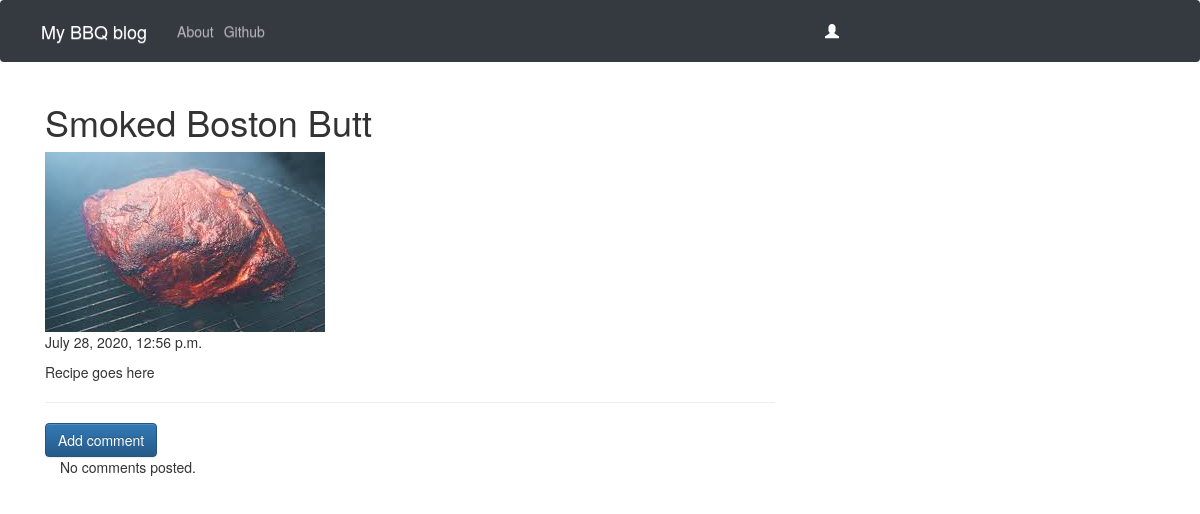
Page /post/25/ on the committed database.
### blog/models.py (models this page shows, shortened)
class Post(models.Model):
    author = models.ForeignKey('auth.User',on_delete=models.PROTECT)
    title = models.CharField(max_length = 200)
    text = models.TextField()
    photo = models.ImageField(upload_to='images/')
    create_date = models.DateTimeField(default = timezone.now)
    published_date = models.DateTimeField(blank=True,null=True)
    @property
    def photo_url(self):
        if self.photo and hasattr(self.photo, 'url'):
            return self.photo.url

### blog/views.py (the view)
# urls.py: path('post/<int:pk>/',views.PostDetailView.as_view(),name='post_detail'),
class PostDetailView(DetailView):
    model = Post

### blog/templates/blog/post_detail.html (shortened to what this page needs)
{% extends "blog/base.html" %}
{% block content %}
<h1><a id="post_title" class="particletext fire" >{{post.title}}</a></h1>
{% if post.photo %}
<img  src="{{ post.photo_url|default_if_none:'#' }}"/>
{% endif %}
{% if post.published_date %}
    <div class="date">
        {{ post.published_date }}
    </div>
{% else %}
    <a class="btn btn-default" href="{% url 'post_publish' pk=post.pk %}">Publish</a>
{% endif %}
<p class='postcontent' >{{ post.text|safe|linebreaksbr }}</p>
<hr>
<a class="btn btn-primary btn-comment" href="{% url 'add_comment_to_post' pk=post.pk %}">Add comment</a>
<div class="container">
{% for comment in post.comments.all %}
<br>
{% if user.is_authenticated or comment.approved_comment %}
      {{ comment.created_date }}
      {% if not comment.approved_comment %}
          <a class="btn btn-default" href="{% url 'comment_remove' pk=comment.pk %}"><span class="glyphicon glyphicon-remove"></span></a>
          <a class="btn btn-default" href="{% url 'comment_approve' pk=comment.pk %}"><span class="glyphicon glyphicon-ok"></span></a>
      {% endif %}
  <p>{{ comment.text|safe|linebreaks }}</p>
  <p>Posted by: <strong>{{ comment.author }}</strong></p>
{% endif %}
{% empty %}
<p>No comments posted.</p>
{% endfor %}
</div>
{% endblock %}

### rows in the picture
Post: title "Smoked Boston Butt", photo_url (picture), published_date "July 28, 2020, 12:56 p.m.", text "Recipe goes here"
